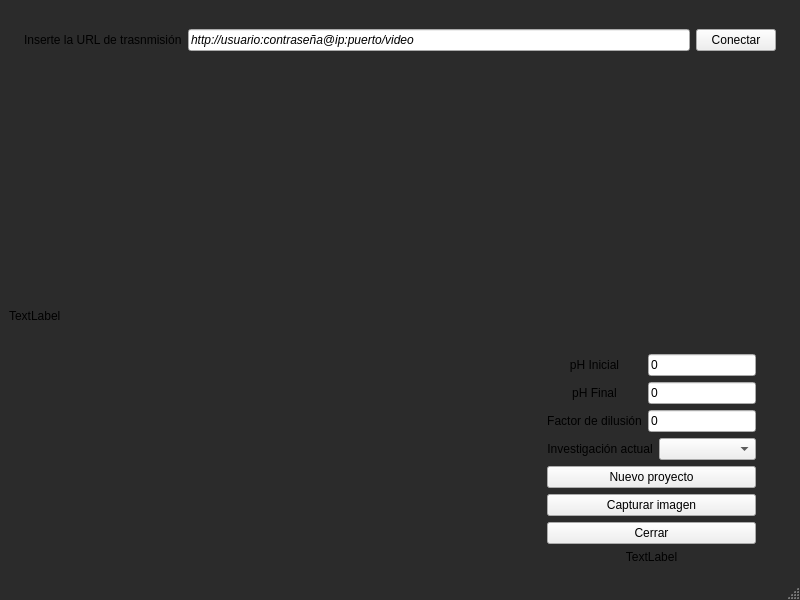
<?xml version="1.0" encoding="UTF-8"?>
<ui version="4.0">
 <class>MainWindow</class>
 <widget class="QMainWindow" name="MainWindow">
  <property name="geometry">
   <rect>
    <x>0</x>
    <y>0</y>
    <width>800</width>
    <height>600</height>
   </rect>
  </property>
  <property name="windowTitle">
   <string>MainWindow</string>
  </property>
  <property name="styleSheet">
   <string notr="true">QMainWindow {background-color: #2B2B2B;}</string>
  </property>
  <widget class="QWidget" name="centralwidget">
   <layout class="QVBoxLayout" name="verticalLayout">
    <item>
     <layout class="QHBoxLayout" name="horizontalLayout">
      <property name="leftMargin">
       <number>15</number>
      </property>
      <property name="topMargin">
       <number>20</number>
      </property>
      <property name="rightMargin">
       <number>15</number>
      </property>
      <item>
       <widget class="QLabel" name="label">
        <property name="text">
         <string>Inserte la URL de trasnmisión</string>
        </property>
       </widget>
      </item>
      <item>
       <widget class="QLineEdit" name="lineEdit">
        <property name="font">
         <font>
          <italic>true</italic>
          <bold>false</bold>
          <strikeout>false</strikeout>
         </font>
        </property>
        <property name="text">
         <string>http://usuario:contraseña@ip:puerto/video</string>
        </property>
       </widget>
      </item>
      <item>
       <widget class="QPushButton" name="pushButtonConectar">
        <property name="text">
         <string>Conectar</string>
        </property>
       </widget>
      </item>
     </layout>
    </item>
    <item>
     <layout class="QHBoxLayout" name="horizontalLayout_3">
      <property name="leftMargin">
       <number>0</number>
      </property>
      <property name="topMargin">
       <number>10</number>
      </property>
      <property name="bottomMargin">
       <number>5</number>
      </property>
      <item>
       <widget class="QLabel" name="FeedLabel">
        <property name="sizePolicy">
         <sizepolicy hsizetype="Expanding" vsizetype="Expanding">
          <horstretch>0</horstretch>
          <verstretch>0</verstretch>
         </sizepolicy>
        </property>
        <property name="minimumSize">
         <size>
          <width>0</width>
          <height>0</height>
         </size>
        </property>
        <property name="baseSize">
         <size>
          <width>0</width>
          <height>0</height>
         </size>
        </property>
        <property name="styleSheet">
         <string notr="true">QLabel {
            /*background-image: url(:/Images/NoSignal.png);  
			*/
			background-color: transparent; 
        }</string>
        </property>
        <property name="lineWidth">
         <number>1</number>
        </property>
        <property name="text">
         <string>TextLabel</string>
        </property>
       </widget>
      </item>
      <item>
       <layout class="QVBoxLayout" name="verticalLayout_2">
        <property name="sizeConstraint">
         <enum>QLayout::SizeConstraint::SetDefaultConstraint</enum>
        </property>
        <property name="leftMargin">
         <number>15</number>
        </property>
        <property name="rightMargin">
         <number>35</number>
        </property>
        <item>
         <spacer name="verticalSpacer">
          <property name="orientation">
           <enum>Qt::Orientation::Vertical</enum>
          </property>
          <property name="sizeHint" stdset="0">
           <size>
            <width>20</width>
            <height>40</height>
           </size>
          </property>
         </spacer>
        </item>
        <item>
         <spacer name="horizontalSpacer">
          <property name="orientation">
           <enum>Qt::Orientation::Horizontal</enum>
          </property>
          <property name="sizeType">
           <enum>QSizePolicy::Policy::Minimum</enum>
          </property>
          <property name="sizeHint" stdset="0">
           <size>
            <width>40</width>
            <height>20</height>
           </size>
          </property>
         </spacer>
        </item>
        <item>
         <layout class="QHBoxLayout" name="horizontalLayout_6">
          <property name="topMargin">
           <number>0</number>
          </property>
          <item>
           <widget class="QLabel" name="labelPhI">
            <property name="text">
             <string>pH Inicial</string>
            </property>
            <property name="alignment">
             <set>Qt::AlignmentFlag::AlignCenter</set>
            </property>
           </widget>
          </item>
          <item>
           <widget class="QLineEdit" name="lineEditPhI">
            <property name="sizePolicy">
             <sizepolicy hsizetype="Preferred" vsizetype="Fixed">
              <horstretch>0</horstretch>
              <verstretch>0</verstretch>
             </sizepolicy>
            </property>
            <property name="text">
             <string>0</string>
            </property>
           </widget>
          </item>
         </layout>
        </item>
        <item>
         <layout class="QHBoxLayout" name="horizontalLayout_5">
          <property name="topMargin">
           <number>0</number>
          </property>
          <item>
           <widget class="QLabel" name="labelPhF">
            <property name="text">
             <string>pH Final</string>
            </property>
            <property name="alignment">
             <set>Qt::AlignmentFlag::AlignCenter</set>
            </property>
           </widget>
          </item>
          <item>
           <widget class="QLineEdit" name="lineEditPhF">
            <property name="sizePolicy">
             <sizepolicy hsizetype="Preferred" vsizetype="Fixed">
              <horstretch>0</horstretch>
              <verstretch>0</verstretch>
             </sizepolicy>
            </property>
            <property name="text">
             <string>0</string>
            </property>
           </widget>
          </item>
         </layout>
        </item>
        <item>
         <layout class="QHBoxLayout" name="horizontalLayout_4">
          <property name="topMargin">
           <number>0</number>
          </property>
          <item>
           <widget class="QLabel" name="label_FD">
            <property name="text">
             <string>Factor de dilusión</string>
            </property>
            <property name="alignment">
             <set>Qt::AlignmentFlag::AlignCenter</set>
            </property>
           </widget>
          </item>
          <item>
           <widget class="QLineEdit" name="lineEdit_FD">
            <property name="sizePolicy">
             <sizepolicy hsizetype="Preferred" vsizetype="Fixed">
              <horstretch>0</horstretch>
              <verstretch>0</verstretch>
             </sizepolicy>
            </property>
            <property name="text">
             <string>0</string>
            </property>
           </widget>
          </item>
         </layout>
        </item>
        <item>
         <layout class="QHBoxLayout" name="horizontalLayout_2">
          <property name="topMargin">
           <number>0</number>
          </property>
          <item>
           <widget class="QLabel" name="label_Proyect">
            <property name="text">
             <string>Investigación actual</string>
            </property>
            <property name="alignment">
             <set>Qt::AlignmentFlag::AlignCenter</set>
            </property>
           </widget>
          </item>
          <item>
           <widget class="QComboBox" name="comboBoxProyect"/>
          </item>
         </layout>
        </item>
        <item>
         <widget class="QPushButton" name="btn_nueva_db">
          <property name="text">
           <string>Nuevo proyecto</string>
          </property>
         </widget>
        </item>
        <item>
         <widget class="QPushButton" name="pushButton">
          <property name="text">
           <string>Capturar imagen</string>
          </property>
         </widget>
        </item>
        <item>
         <widget class="QPushButton" name="cancelBtn">
          <property name="text">
           <string>Cerrar</string>
          </property>
         </widget>
        </item>
        <item>
         <widget class="QLabel" name="labelLogo">
          <property name="text">
           <string>TextLabel</string>
          </property>
          <property name="alignment">
           <set>Qt::AlignmentFlag::AlignCenter</set>
          </property>
         </widget>
        </item>
       </layout>
      </item>
     </layout>
    </item>
   </layout>
  </widget>
  <widget class="QMenuBar" name="menubar">
   <property name="geometry">
    <rect>
     <x>0</x>
     <y>0</y>
     <width>800</width>
     <height>21</height>
    </rect>
   </property>
  </widget>
  <widget class="QStatusBar" name="statusbar"/>
 </widget>
 <resources/>
 <connections/>
</ui>
